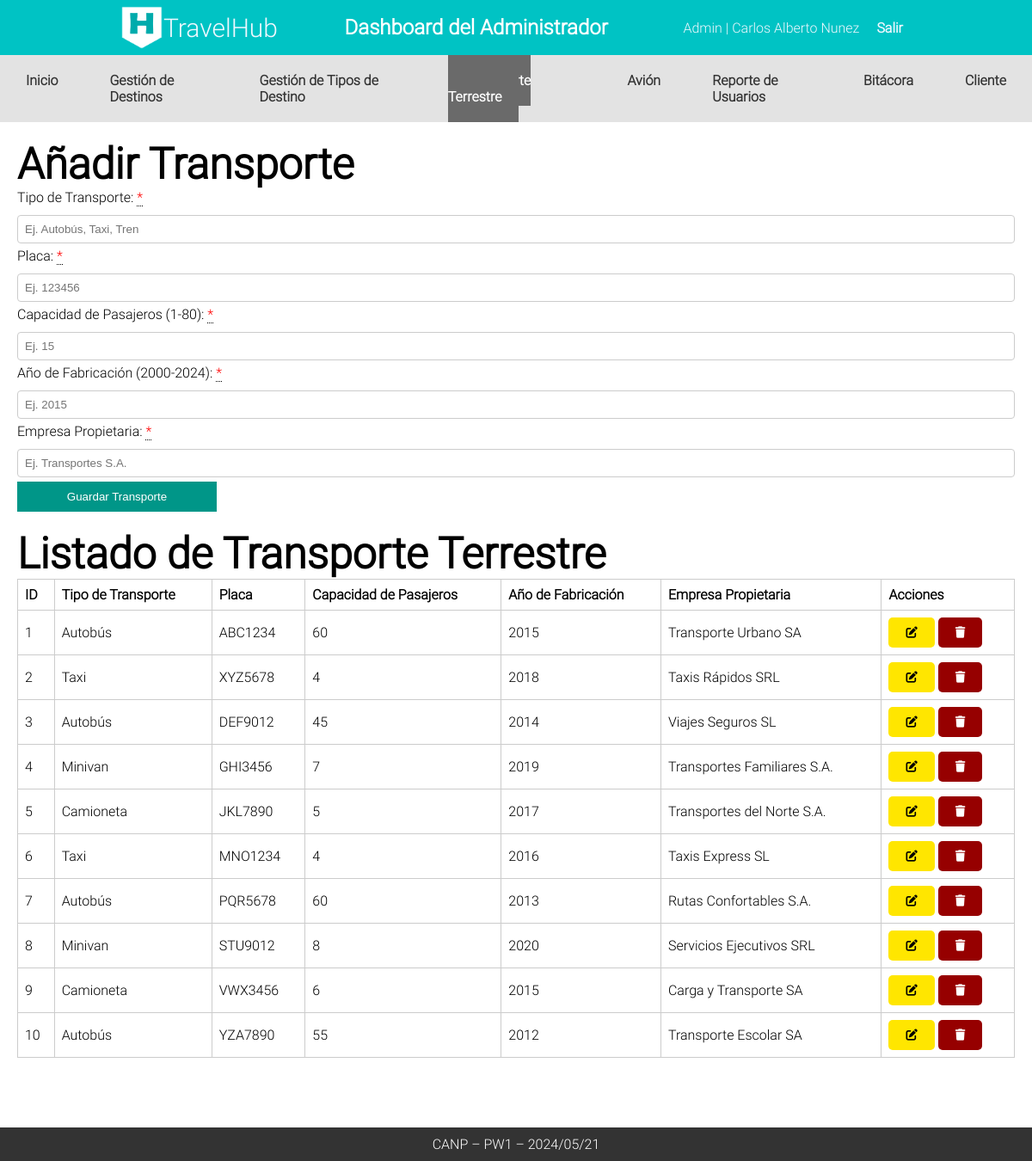
Before: /Admin/CANP_TransporteTerrestre (signed in) with the older database file.
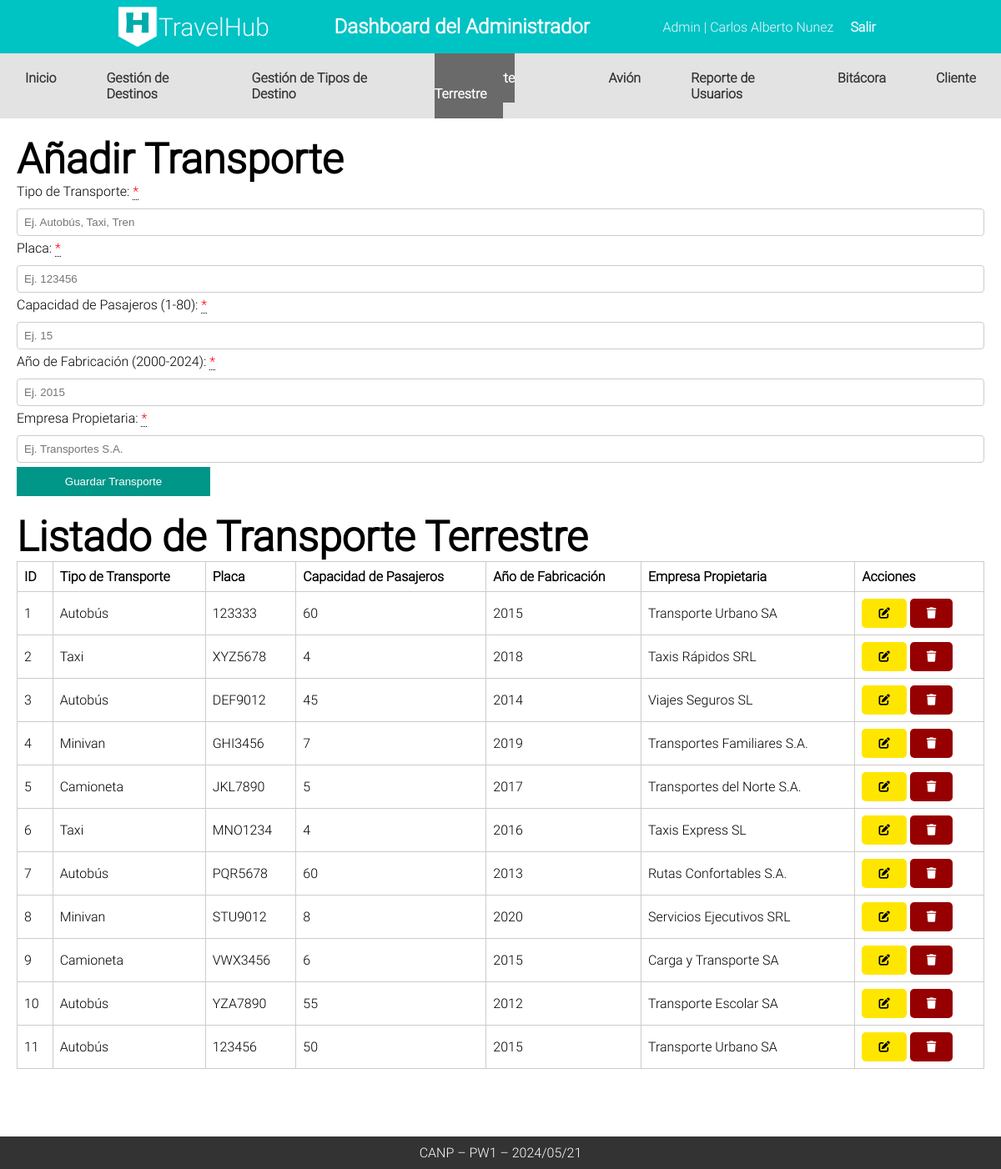
After: the same page with the newer database file.
### tables this page shows
CREATE TABLE `tbltransporteterrestre` (
  `id_transpterrestre` int(11) NOT NULL,
  `tipo_transporte` varchar(255) DEFAULT NULL,
  `placa` varchar(255) DEFAULT NULL,
  `capacidad_pasajeros` int(11) NOT NULL,
  `anio_fabricacion` int(11) NOT NULL,
  `empresa_propietaria` varchar(255) DEFAULT NULL
);

### Controllers/templateCtr.php (called while the page is built)
<?php
class Template
{
    public static function templateCtr()
    {
        include 'Views/plantilla.php';
    }
}

### index.php (called while the page is built, shortened)
<?php
include_once "Controllers/templateCtr.php";
include_once "Controllers/transporteTerrestreCtr.php";
include_once "Models/transporteTerrestreMdl.php";
$template = new Template();
$template->templateCtr();

### Models/transporteTerrestreMdl.php (called while the page is built, shortened)
<?php
class TransporteTerrestreMdl {
    public static function canp_leer_transportes_terrestres_mdl() {
        try {
            $db = Conexion::conectar();
            $sql = "SELECT * FROM  tbltransporteterrestre";
            $stmt = $db->prepare($sql);
            $stmt->execute();
            return $stmt->fetchAll();
        } catch (PDOException $e) {
            return "Error al leer datos del transporte terrestre: " . $e->getMessage();
        }
    }
}

### Controllers/transporteTerrestreCtr.php (called while the page is built, shortened)
<?php
class TransporteTerrestreCtr {
    public static function canp_leer_transportes_terrestres_ctr() {
        $respuesta = TransporteTerrestreMdl::canp_leer_transportes_terrestres_mdl();
        return $respuesta;
    }
}

### Admin/CANP_TransporteTerrestre.php (the view, shortened to what this page needs)
<?php
include 'Components/cabeceraAdmin.php';
include 'Components/navAdmin.php'
?>
    <div class="contenedor">
   <h2>Añadir Transporte</h2>
    <form class="formTransporteTerrestre" method="post">
        <label for="tipoTransporte">Tipo de Transporte: <div class="tooltip required"> *<span class="tooltiptext">Campo obligatorio</span></div></label>
        <input type="text" id="tipoTransporte" class="tipoTransporte" name="tipoTransporte" placeholder="Ej. Autobús, Taxi, Tren">
        <label for="placa">Placa: <div class="tooltip required"> *<span class="tooltiptext">Campo obligatorio</span></div></label>
        <input type="text" id="placa" class="placa" name="placa" placeholder="Ej. 123456">
        <label for="capacidad">Capacidad de Pasajeros (1-80): <div class="tooltip required"> *<span class="tooltiptext">Campo obligatorio</span></div></label>
        <input type="text" id="capacidad" class="capacidad" name="capacidad" placeholder="Ej. 15">
        <label for="anioFabricacion">Año de Fabricación (2000-2024): <div class="tooltip required"> *<span class="tooltiptext">Campo obligatorio</span></div></label>
        <input type="text" class="anioFabricacion" id="anioFabricacion" name="anioFabricacion" placeholder="Ej. 2015">
        <label for="empresa">Empresa Propietaria: <div class="tooltip required"> *<span class="tooltiptext">Campo obligatorio</span></div></label>
        <input type="text" id="empresa" class="empresa" name="empresa" placeholder="Ej. Transportes S.A.">
        <button name="btnTransporteTerrestre" class="btnformulario btnTransporteTerrestre" type="submit">Guardar Transporte</button>
    </form>
    <h2>Listado de Transporte Terrestre</h2>
    <table class="tblTransporteTerrestre">
        <thead>
            <tr>
                <th>ID</th>
                <th>Tipo de Transporte</th>
                <th>Placa</th>
                <th>Capacidad de Pasajeros</th>
                <th>Año de Fabricación</th>
                <th>Empresa Propietaria</th>
                <th>Acciones</th>
            </tr>
        </thead>
        <tbody>
        <?php
            $transportes = TransporteTerrestreCtr::canp_leer_transportes_terrestres_ctr();
            foreach ($transportes as $key => $transporte) {
               echo '
               <tr>
               <td>'.($key+1).'</td>
               <td>'.$transporte["tipo_transporte"].'</td>
               <td>'.$transporte["placa"].'</td>
               <td>'.$transporte["capacidad_pasajeros"].'</td>
               <td>'.$transporte["anio_fabricacion"].'</td>
               <td>'.$transporte["empresa_propietaria"].'</td>
               <td>
                   <button class="edit editarTransporteTerrestre" editarTransporteTerrestre="'.$transporte["id_transpterrestre"].'"> <i class="fa-solid fa-pen-to-square"></i></button>
                   <button class="delete eliminarTransporteTerrestre" eliminarTransporteTerrestre="'.$transporte["id_transpterrestre"].'"><i class="fa-solid fa-trash"></i></button>
                   </td>
           </tr>
               ';
            }
        ?>
        </tbody>
    </table>
</div>

Changed rows visible on the page:
changed tbltransporteterrestre (number 1 of 11 on the later page): placa "ABC1234" → "123333"
added tbltransporteterrestre: tipo_transporte "Autobús", placa "123456", capacidad_pasajeros "50", anio_fabricacion "2015", empresa_propietaria "Transporte Urbano SA"
